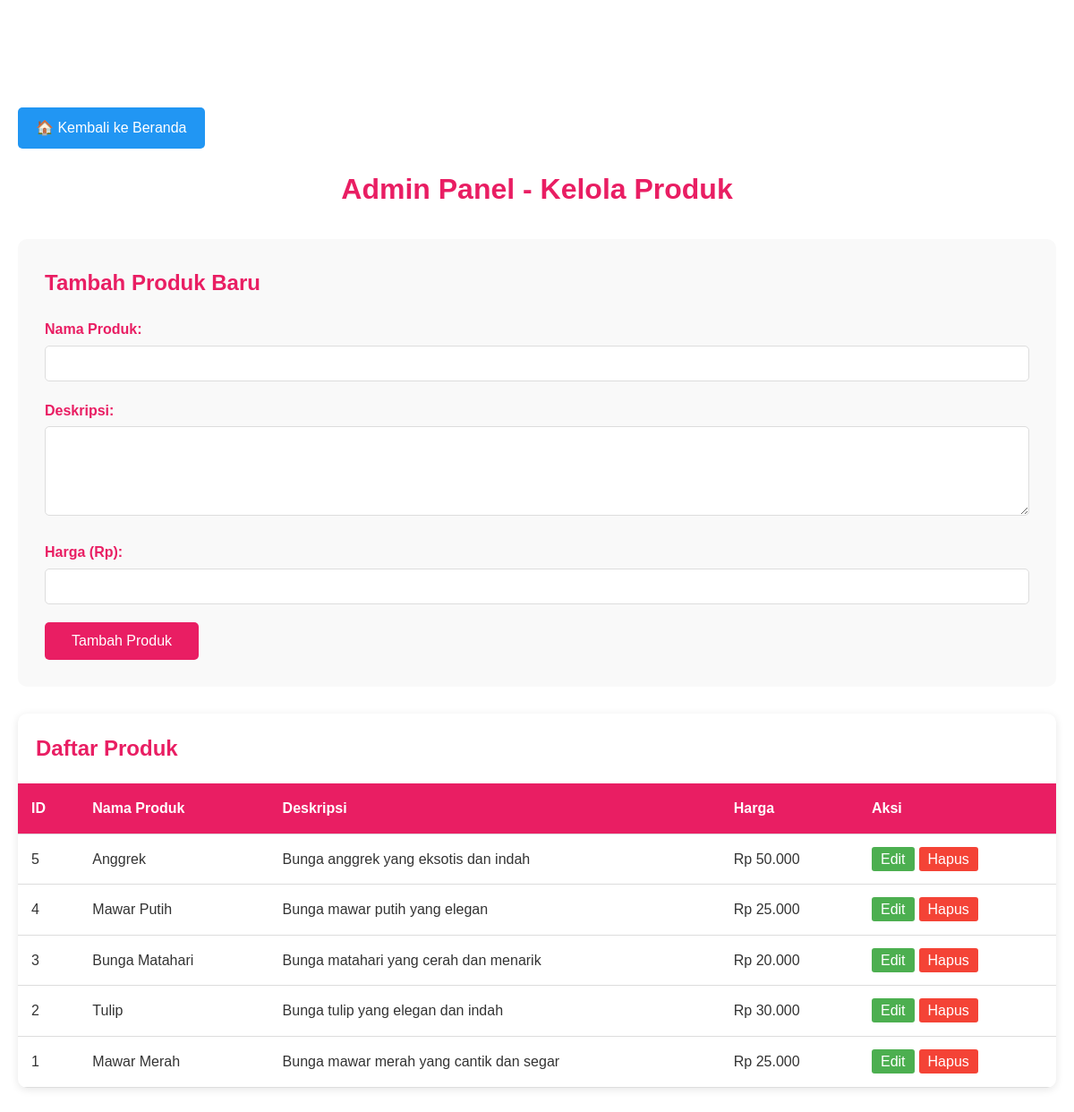
The app's page /admin.php with its own data.
### tables this page shows
CREATE TABLE `produk` (
  `id` int(11) NOT NULL,
  `nama_produk` varchar(100) NOT NULL,
  `deskripsi` text DEFAULT NULL,
  `harga` decimal(10,2) NOT NULL,
  `created_at` timestamp NOT NULL DEFAULT current_timestamp(),
  `updated_at` timestamp NOT NULL DEFAULT current_timestamp() ON UPDATE current_timestamp()
);

### admin.php (the view, shortened to what this page needs)
<?php
include 'config.php';
$sql = "SELECT * FROM produk ORDER BY id DESC";
$result = $conn->query($sql);
?>
<!DOCTYPE html>
<html lang="id">
<head>
    <link rel="stylesheet" href="style.css">
</head>
<body>
    <div class="admin-container">
        <a href="index.php" class="btn-back">🏠 Kembali ke Beranda</a>
        <h1 style="color: #e91e63; text-align: center; margin-bottom: 30px;">Admin Panel - Kelola Produk</h1>
        <div class="form-container">
            <h2 style="color: #e91e63; margin-bottom: 20px;">Tambah Produk Baru</h2>
            <form method="POST">
                <div class="form-group">
                    <label for="nama_produk">Nama Produk:</label>
                    <input type="text" id="nama_produk" name="nama_produk" required>
                </div>
                <div class="form-group">
                    <label for="deskripsi">Deskripsi:</label>
                    <textarea id="deskripsi" name="deskripsi" required></textarea>
                </div>
                <div class="form-group">
                    <label for="harga">Harga (Rp):</label>
                    <input type="number" id="harga" name="harga" min="0" step="0.01" required>
                </div>
                <button type="submit" name="tambah" class="btn-submit">Tambah Produk</button>
            </form>
        </div>
        <div class="table-container">
            <h2 style="color: #e91e63; padding: 20px; margin: 0;">Daftar Produk</h2>
            <table>
                <thead>
                    <tr>
                        <th>ID</th>
                        <th>Nama Produk</th>
                        <th>Deskripsi</th>
                        <th>Harga</th>
                        <th>Aksi</th>
                    </tr>
                </thead>
                <tbody>
                    <?php
                    if ($result->num_rows > 0) {
                        while($row = $result->fetch_assoc()) {
                            echo "<tr>";
                            echo "<td>" . $row['id'] . "</td>";
                            echo "<td>" . htmlspecialchars($row['nama_produk']) . "</td>";
                            echo "<td>" . htmlspecialchars($row['deskripsi']) . "</td>";
                            echo "<td>Rp " . number_format($row['harga'], 0, ',', '.') . "</td>";
                            echo "<td>";
                            echo "<a href='edit.php?id=" . $row['id'] . "' class='btn-edit'>Edit</a>";
                            echo "<a href='admin.php?hapus=" . $row['id'] . "' class='btn-delete' onclick='return confirm(\"Yakin ingin menghapus produk ini?\")'>Hapus</a>";
                            echo "</td>";
                            echo "</tr>";
                        }
                    } else {
                        echo "<tr><td colspan='5' style='text-align: center;'>Tidak ada produk tersedia</td></tr>";
                    }
                    ?>
                </tbody>
            </table>
        </div>
    </div>
</body>
</html>

### style.css (style rules this page uses)
* { margin: 0; padding: 0; box-sizing: border-box; }
body { font-family: Arial, sans-serif; line-height: 1.6; color: #333; }

### admin.php (style rules this page uses)
.admin-container { max-width: 1200px; margin: 100px auto 50px; padding: 20px; }
.form-container { background: #f9f9f9; padding: 30px; border-radius: 10px; margin-bottom: 30px; }
.form-group { margin-bottom: 20px; }
.form-group label { display: block; margin-bottom: 5px; color: #e91e63; font-weight: bold; }
.form-group input, .form-group textarea { width: 100%; padding: 10px; border: 1px solid #ddd; border-radius: 5px; font-size: 16px; }
.form-group textarea { height: 100px; resize: vertical; }
.btn-submit { background: #e91e63; color: white; padding: 12px 30px; border: none; border-radius: 5px; cursor: pointer; font-size: 16px; }
.table-container { background: white; border-radius: 10px; overflow: hidden; box-shadow: 0 2px 10px rgba(0,0,0,0.1); }
table { width: 100%; border-collapse: collapse; }
th, td { padding: 15px; text-align: left; border-bottom: 1px solid #ddd; }
th { background: #e91e63; color: white; }
.btn-edit { background: #4CAF50; color: white; padding: 5px 10px; text-decoration: none; border-radius: 3px; margin-right: 5px; }
.btn-delete { background: #f44336; color: white; padding: 5px 10px; text-decoration: none; border-radius: 3px; }
.btn-back { background: #2196F3; color: white; padding: 10px 20px; text-decoration: none; border-radius: 5px; margin-bottom: 20px; display: inline-block; }

### records on screen
produk: id "5", nama_produk "Anggrek", deskripsi "Bunga anggrek yang eksotis dan indah", harga "50.000"
produk: id "4", nama_produk "Mawar Putih", deskripsi "Bunga mawar putih yang elegan", harga "25.000"
produk: id "3", nama_produk "Bunga Matahari", deskripsi "Bunga matahari yang cerah dan menarik", harga "20.000"
produk: id "2", nama_produk "Tulip", deskripsi "Bunga tulip yang elegan dan indah", harga "30.000"
produk: id "1", nama_produk "Mawar Merah", deskripsi "Bunga mawar merah yang cantik dan segar", harga "25.000"
